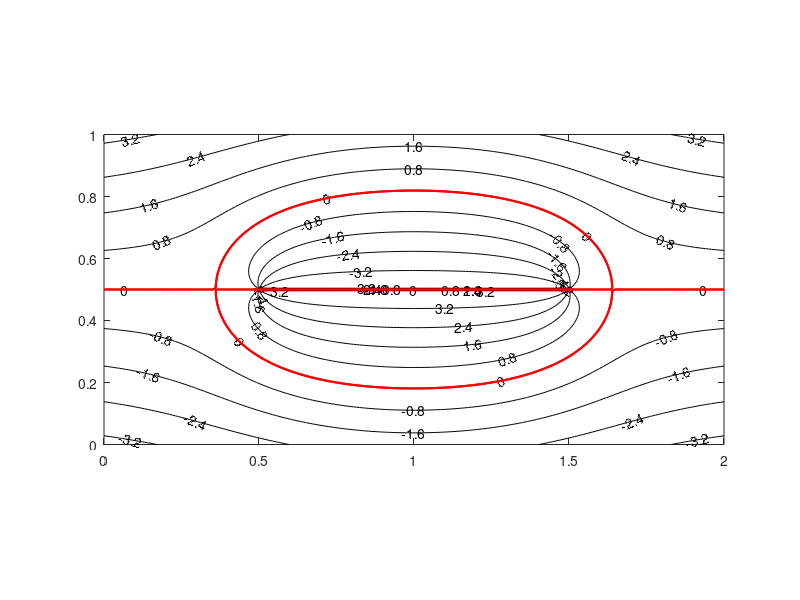
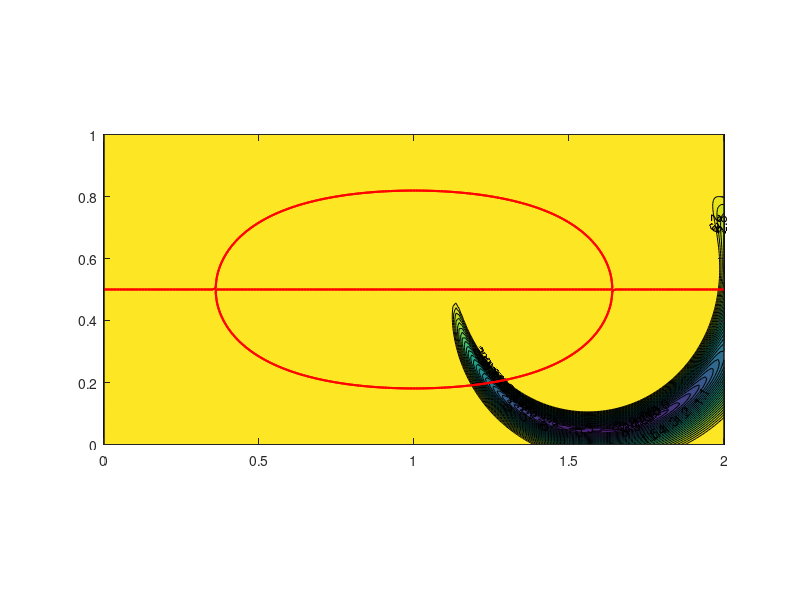

MATLAB code to generate these figures, in order:
%% Needed Corrections
% Change all the lims and stuff to be multed by v_inf so higher vels work
% Get the section lines in the flood plot to disappear so just color
% Add colorbar to flood plot as a legend
% Fix lifting cylinder stagnation streamline
% Fix velocity plots not working properly (could be the v_inf multiply issue as that fixed psi)
%% Coordinates
% Set Bounds limit
x_lim = 2;
y_lim = 0.5*x_lim;

v_inf = 8; % V_inf moved up here as broken-ness

% Non-cylinder XY space (starts from 0)
x0 = 0;
y0 = 0;
x = linspace(0,x_lim,200); 
y = linspace(0,y_lim,100); 
[X,Y] = meshgrid(x-x0,y-y0);

% Cylinder XY space (starts from -xlim)
xcyl = linspace(-x_lim,x_lim,200); % x lim: make -2 to 2 for cylinder 
ycyl = linspace(-y_lim,y_lim,100); % y lim: make -1 to 1 for cylinder 
[Xcyl, Ycyl] = meshgrid(xcyl,ycyl);

%% Input Variables
              % Freestream velocity
dist = 1;               % distance between source/sink
lambda = 1*v_inf;             % Volumetric Flow
k = lambda*dist;        % strength factor

% Cylinder specific
epsilon = 1e-6; % Adjustment factor to prevent r, rcyl from going to zero
%R = 0.5;
R = sqrt(k./(2*pi*v_inf));  % used for simplification
rcyl = sqrt((Xcyl.^2 + Ycyl.^2 + epsilon.^2)); % current radius of cylinder
% Lifting Cylinder Only
constant = 0.5;             % Constant for gamma value, increasing this will lower the positions of the stagnation points
                            % Zero results in a regular non-lifting cylinder
gamma = 2*pi*constant;      % Circulation value, for use in point vortex

% Source Position
xsource = 0.5;          % source position is inputted
ysource = 0.5;          
% Sink Position
xsink = xsource + dist; % sink position is the specified distance away
ysink = 0.5;            % ysource = ysink at 0 alpha gives oval

% Velocity Calculations
rsource = sqrt(((X - xsource).^2 + (Y - ysource).^2 + epsilon.^2)); % r^2 = x^2 + y^2 for velocity conversion to cartesian and calculations
rsink = sqrt(((X - xsink).^2 + (Y - ysink).^2 + epsilon.^2));

%% Uniform Flow
psi_unif = v_inf*(Y-ysource);               % Y - ysource gives the correct psi = 0
u_unif = v_inf;                             % From notes
v_unif = 0;
vel_unif = sqrt(u_unif.^2 + v_unif.^2);     % For Velocity Plots
%% Source
psi_source = lambda./(2*pi).*atan2(Y - ysource, X - xsource);   % adjusts for source position
u_source = lambda./(2*pi).*X./(rsource.^2);
v_source = lambda./(2*pi).*Y./(rsource.^2);
vel_source = sqrt(u_source.^2 + v_source.^2);
%% Sink
psi_sink = -lambda./(2*pi).*atan2(Y - ysink, X - xsink);        % adjusts for sink position
u_sink = -lambda./(2*pi).*X./(rsink.^2);
v_sink = -lambda./(2*pi).*Y./(rsink.^2);
vel_sink = sqrt(u_sink.^2 + v_sink.^2);
%% Rankine Half-Oval (unif + source)
psi_halfoval = psi_unif + psi_source;
u_halfoval = u_unif + u_source;
v_halfoval = v_unif + v_source;
vel_halfoval = sqrt(u_halfoval.^2 + v_halfoval.^2);
%% Rankine Oval (unif + source + sink)
psi_oval = psi_unif + psi_source + psi_sink;    % need subtract ysource for the vertical position?
                                                % it works but is it what I am supposed to do?
                                                % Solved?: instead subtracted ysource from unif flow Y value
u_oval = u_unif + u_source + u_sink;
v_oval = v_unif + v_source + v_sink;
vel_oval = sqrt(u_oval.^2 + v_oval.^2);
%% Doublet
psi_doublet = -k./(2*pi).*Ycyl./rcyl.^2;
u_doublet = v_inf.*dist.*(Ycyl.^2 - Xcyl.^2 - epsilon^2)./rcyl.^4; % dist = l
v_doublet = -v_inf.*dist.*2.*Xcyl.*Ycyl./rcyl.^4;
vel_doublet = sqrt(u_doublet.^2 + v_doublet.^2);
%% Point Vortex
psi_vort = gamma./(2*pi).*log(rcyl); % only used for cylinders
u_vort = gamma./(2*pi).*Ycyl./(rcyl.^2);
v_vort = -gamma./(2*pi).*Xcyl./(rcyl.^2);
vel_vort = sqrt(u_vort.^2 + v_vort.^2);
%% Non-Lifting Cylinder (unif + doublet)
% Cylinders require xlim and ylim changes (top of script)
psi_cyl = psi_unif + psi_doublet;

u_cyl = v_inf.*(1 + R.^2*(rcyl.^2 - 2.*Ycyl.^2)./rcyl.^4); % Worked out on paper first, then adjusted for variables
v_cyl = -v_inf.*R.^2.*2.*Xcyl.*Ycyl./rcyl.^4;
vel_cyl = sqrt(u_cyl.^2 + v_cyl.^2);
%% Lifting Cylinder (unif + doublet + vort)
%psi_liftcyl = psi_cyl + gamma/(2*pi)*log(rcyl./R);
psi_liftcyl = psi_cyl + psi_vort;

u_liftcyl = u_cyl + u_vort;
v_liftcyl = v_cyl + v_vort;
vel_liftcyl = sqrt(u_liftcyl.^2 + v_liftcyl.^2);
%% 'Invented' Flows
psi_invent1 = psi_unif + psi_source + psi_sink + psi_doublet + psi_vort; % v_inf = 0.25, dist = 0.1, gamma const. = 0.9
u_1 = u_liftcyl + u_source + u_sink;
v_1 = v_liftcyl + v_source + v_sink;
vel_invent1 = sqrt(u_1.^2 + v_1.^2);
psi_invent2 = psi_unif + psi_source + psi_sink + psi_doublet; % lambda = 0.2, dist = 0.65,
                                                              % xsource = 0.9, ysource = 0.3, ysink = 0.1
                                                              % gamma const = 0.4, v_inf = 0.25
u_2 = u_cyl + u_source + u_sink;
v_2 = v_cyl + v_source + v_sink;
vel_invent2 = sqrt(u_2.^2 + v_2.^2);
%% Plotting (choose which to plot)
% Stream Function (psi)
% Which to plot?
selectedPsi = psi_oval;
selectedVel = vel_oval;
stagpt = 0; % zero unless half oval, which it is then lambda/2, represents stagnation streamline
% Stream Function
psiStep = 0.1*v_inf; % step for which contours to plot, 0.1 good for non-cyl, 0.3 good for cyl
               % can remove labels to reduce cluster
velStep = 0.1; % step for velocity plot
figure(1)
psiplot = contour(X,Y,selectedPsi,[-3*v_inf:psiStep:3*v_inf],'ShowText','on','LineColor','k');
pbaspect([2 1 1]); % correct aspect ratio [x y z]
hold on
stagplot = contour(X,Y,selectedPsi,[stagpt,stagpt],'LineColor','r','LineWidth',1.5); % shows the 'body' where psi = 0
stagplot2 = contour(X,Y,selectedPsi,[-stagpt,-stagpt],'LineColor','r','LineWidth',1.5); % useful only when half oval
hold off

% Velocity Plot (flood plot) (vel)
figure(2)
velplot = contourf(X,Y,selectedVel,[-3:velStep:3],'showtext','on','labelspacing',288);
hold on
stagplotvel = contour(X,Y,selectedPsi,[stagpt,stagpt],'LineColor','r','LineWidth',1.5); % based off psi, shows body
stagplotvel2 = contour(X,Y,selectedPsi,[-stagpt,-stagpt],'LineColor','r','LineWidth',1.5); % based off psi, shows body
pbaspect([2 1 1]);
hold off


